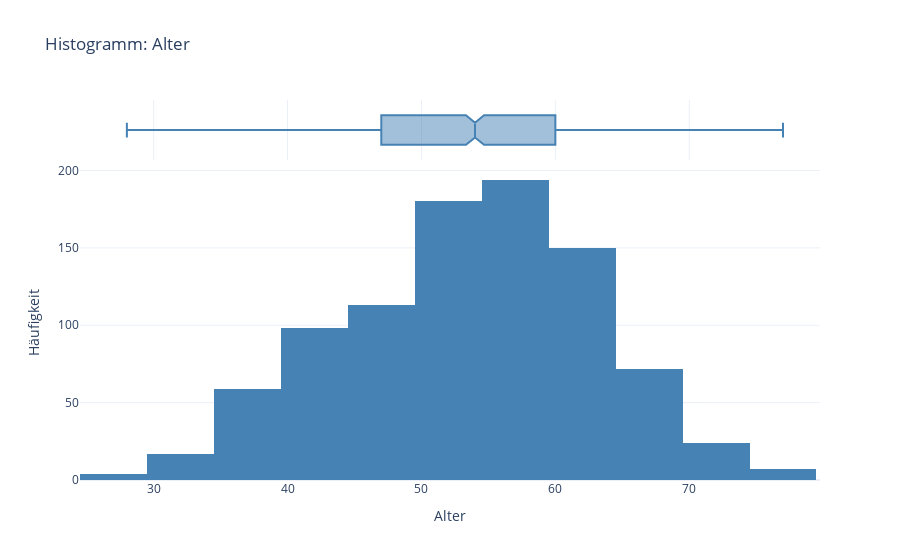
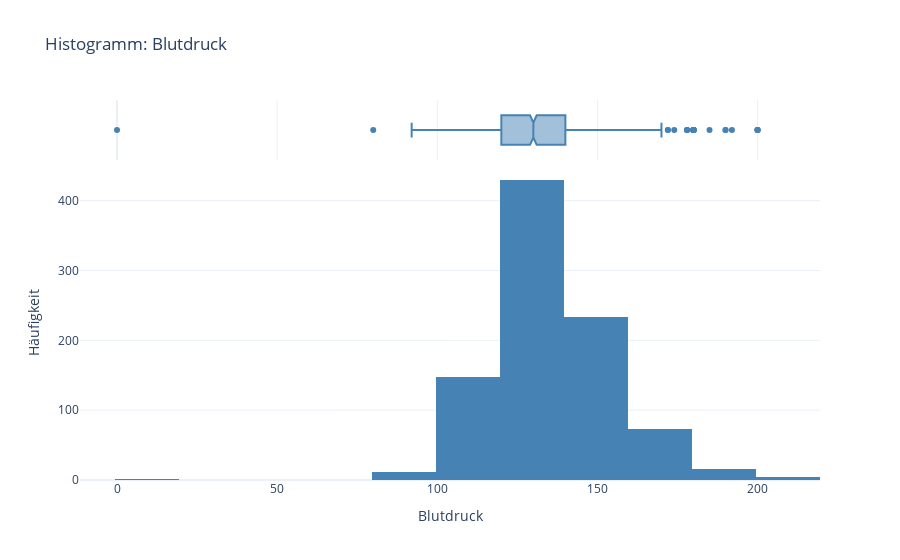
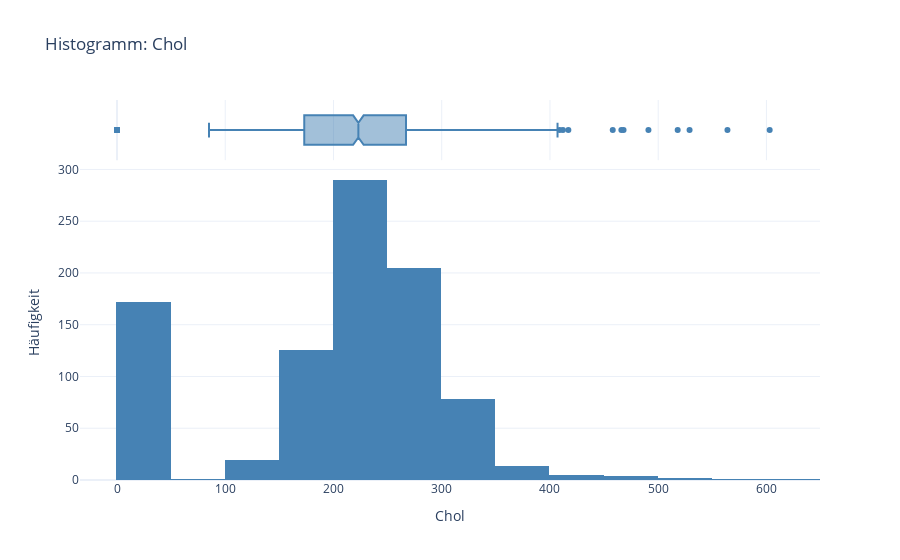
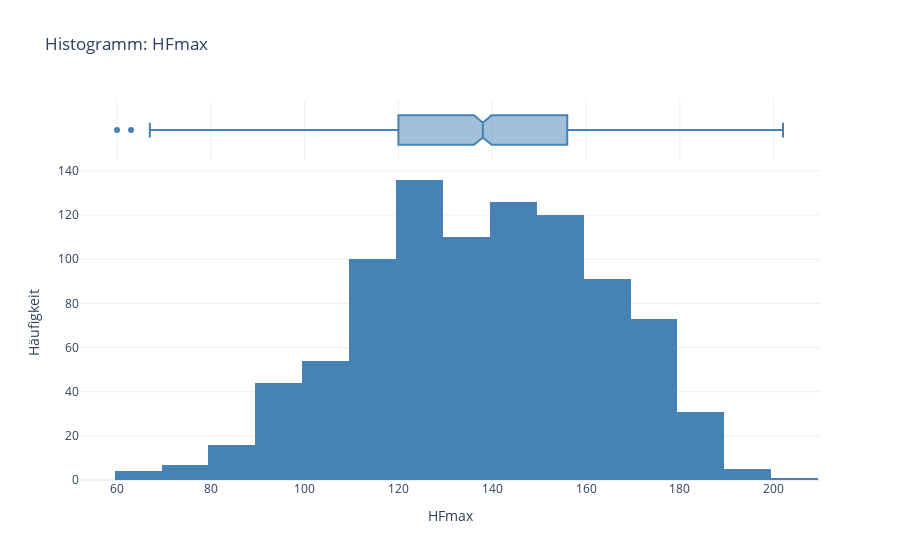

Notebook code for these charts, in order:
### Markdown cell above
**Histogramme zur Dichteverteilung:**  
Diese Plots zeigen, wie sich die Werte in den numerischen Spalten verteilen. Zusätzlich ist oben ein Boxplot integriert.

### Code cell
for col in numerical_cols_filtered:
    fig = px.histogram(df, x=col, nbins=20, marginal="box",
                       title=f"Histogramm: {col}", template="plotly_white", color_discrete_sequence=["steelblue"])
    fig.update_layout(xaxis_title=col, yaxis_title="Häufigkeit")
    fig.show()

### Figure 1 — Plotly figure (JSON) as saved in the notebook; plotly's stock layout.template omitted (floating-point values rounded to 4 significant figures; data arrays with more than 128 entries replaced by an {"elided": "..."} marker saying what was removed)
{"data": [{"bingroup": "x", "hovertemplate": "Alter=%{x}<br>count=%{y}<extra></extra>", "legendgroup": "", "marker": {"color": "steelblue", "pattern": {"shape": ""}}, "name": "", "nbinsx": 20, "orientation": "v", "showlegend": false, "type": "histogram", "x": {"elided": "918 int values"}, "xaxis": "x", "yaxis": "y"}, {"hovertemplate": "Alter=%{x}<extra></extra>", "legendgroup": "", "marker": {"color": "steelblue"}, "name": "", "notched": true, "showlegend": false, "type": "box", "x": {"elided": "918 int values"}, "xaxis": "x2", "yaxis": "y2"}], "layout": {"barmode": "relative", "legend": {"tracegroupgap": 0}, "title": {"text": "Histogramm: Alter"}, "xaxis": {"anchor": "y", "domain": [0, 1], "title": {"text": "Alter"}}, "xaxis2": {"anchor": "y2", "domain": [0, 1], "matches": "x", "showgrid": true, "showticklabels": false}, "yaxis": {"anchor": "x", "domain": [0, 0.8316], "title": {"text": "Häufigkeit"}}, "yaxis2": {"anchor": "x2", "domain": [0.8416, 1], "matches": "y2", "showgrid": false, "showline": false, "showticklabels": false, "ticks": ""}}}

### Figure 2 — Plotly figure (JSON) as saved in the notebook; plotly's stock layout.template omitted (floating-point values rounded to 4 significant figures; data arrays with more than 128 entries replaced by an {"elided": "..."} marker saying what was removed)
{"data": [{"bingroup": "x", "hovertemplate": "Blutdruck=%{x}<br>count=%{y}<extra></extra>", "legendgroup": "", "marker": {"color": "steelblue", "pattern": {"shape": ""}}, "name": "", "nbinsx": 20, "orientation": "v", "showlegend": false, "type": "histogram", "x": {"elided": "918 int values"}, "xaxis": "x", "yaxis": "y"}, {"hovertemplate": "Blutdruck=%{x}<extra></extra>", "legendgroup": "", "marker": {"color": "steelblue"}, "name": "", "notched": true, "showlegend": false, "type": "box", "x": {"elided": "918 int values"}, "xaxis": "x2", "yaxis": "y2"}], "layout": {"barmode": "relative", "legend": {"tracegroupgap": 0}, "title": {"text": "Histogramm: Blutdruck"}, "xaxis": {"anchor": "y", "domain": [0, 1], "title": {"text": "Blutdruck"}}, "xaxis2": {"anchor": "y2", "domain": [0, 1], "matches": "x", "showgrid": true, "showticklabels": false}, "yaxis": {"anchor": "x", "domain": [0, 0.8316], "title": {"text": "Häufigkeit"}}, "yaxis2": {"anchor": "x2", "domain": [0.8416, 1], "matches": "y2", "showgrid": false, "showline": false, "showticklabels": false, "ticks": ""}}}

### Figure 3 — Plotly figure (JSON) as saved in the notebook; plotly's stock layout.template omitted (floating-point values rounded to 4 significant figures; data arrays with more than 128 entries replaced by an {"elided": "..."} marker saying what was removed)
{"data": [{"bingroup": "x", "hovertemplate": "Chol=%{x}<br>count=%{y}<extra></extra>", "legendgroup": "", "marker": {"color": "steelblue", "pattern": {"shape": ""}}, "name": "", "nbinsx": 20, "orientation": "v", "showlegend": false, "type": "histogram", "x": {"elided": "918 int values"}, "xaxis": "x", "yaxis": "y"}, {"hovertemplate": "Chol=%{x}<extra></extra>", "legendgroup": "", "marker": {"color": "steelblue"}, "name": "", "notched": true, "showlegend": false, "type": "box", "x": {"elided": "918 int values"}, "xaxis": "x2", "yaxis": "y2"}], "layout": {"barmode": "relative", "legend": {"tracegroupgap": 0}, "title": {"text": "Histogramm: Chol"}, "xaxis": {"anchor": "y", "domain": [0, 1], "title": {"text": "Chol"}}, "xaxis2": {"anchor": "y2", "domain": [0, 1], "matches": "x", "showgrid": true, "showticklabels": false}, "yaxis": {"anchor": "x", "domain": [0, 0.8316], "title": {"text": "Häufigkeit"}}, "yaxis2": {"anchor": "x2", "domain": [0.8416, 1], "matches": "y2", "showgrid": false, "showline": false, "showticklabels": false, "ticks": ""}}}

### Figure 4 — Plotly figure (JSON) as saved in the notebook; plotly's stock layout.template omitted (floating-point values rounded to 4 significant figures; data arrays with more than 128 entries replaced by an {"elided": "..."} marker saying what was removed)
{"data": [{"bingroup": "x", "hovertemplate": "HFmax=%{x}<br>count=%{y}<extra></extra>", "legendgroup": "", "marker": {"color": "steelblue", "pattern": {"shape": ""}}, "name": "", "nbinsx": 20, "orientation": "v", "showlegend": false, "type": "histogram", "x": {"elided": "918 int values"}, "xaxis": "x", "yaxis": "y"}, {"hovertemplate": "HFmax=%{x}<extra></extra>", "legendgroup": "", "marker": {"color": "steelblue"}, "name": "", "notched": true, "showlegend": false, "type": "box", "x": {"elided": "918 int values"}, "xaxis": "x2", "yaxis": "y2"}], "layout": {"barmode": "relative", "legend": {"tracegroupgap": 0}, "title": {"text": "Histogramm: HFmax"}, "xaxis": {"anchor": "y", "domain": [0, 1], "title": {"text": "HFmax"}}, "xaxis2": {"anchor": "y2", "domain": [0, 1], "matches": "x", "showgrid": true, "showticklabels": false}, "yaxis": {"anchor": "x", "domain": [0, 0.8316], "title": {"text": "Häufigkeit"}}, "yaxis2": {"anchor": "x2", "domain": [0.8416, 1], "matches": "y2", "showgrid": false, "showline": false, "showticklabels": false, "ticks": ""}}}
